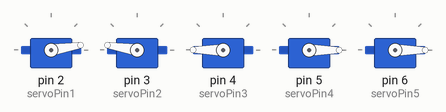
The sketch below on a simulated Arduino Uno, built with avr-gcc and run on an emulated ATmega328P. On the bench: 5 × servo.

Above: at 3.16 s.
At 5.28 s:
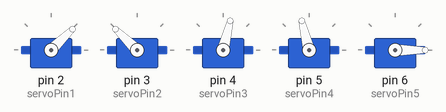
At 8.0 s:
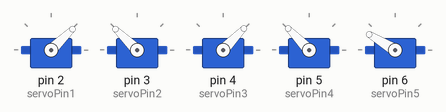
At 16.3 s:
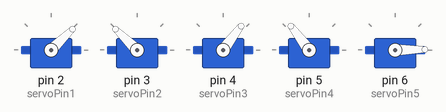
At 29.4 s:
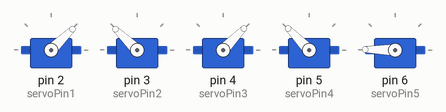
At 39.3 s:
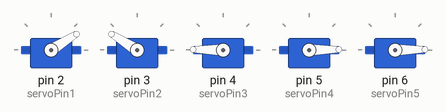
Timing chart, 0 to 40.0 s (numbered marks = the images above):
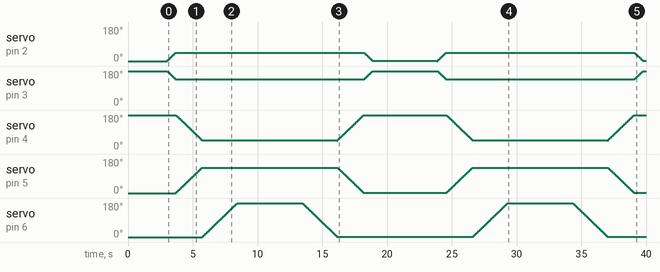

The sketch:

Sitdown.ino
```cpp
#include <Servo.h>

const int servoPin1 = 2;
const int servoPin2 = 3;
const int servoPin3 = 4;
const int servoPin4 = 5;
const int servoPin5 = 6;

Servo servo1;
Servo servo2;
Servo servo3;
Servo servo4;
Servo servo5;

int angle1 = 0;
int angle2 = 180;
int angle3 = 180;
int angle4 = 0;
int angle5 = 0;

void setup() {
  Serial.begin(9600);
  servo1.attach(servoPin1);
  servo2.attach(servoPin2);
  servo3.attach(servoPin3);
  servo4.attach(servoPin4);
  servo5.attach(servoPin5);

  servo1.write(0);
  servo2.write(180);
  servo3.write(180);
  servo4.write(0);
  servo5.write(0);

  delay(3000);
}

int i;
int j;
int k;

//angle1 = 0~90
//angle2 = 90~180
//angle3 = 90~180
//angle4 = 0~90

void loop() {
  for(i = 0; i < 45; i++) {
    servo1.write(i);
    servo2.write(180 - i);
    delay(15);
  }

  for(j = 0; j < 135; j++) {
    servo3.write(180 - j);
    servo4.write(j);
    delay(15);
  }

  for(k = 0; k < 180; k++) {
    servo5.write(k);
    delay(15);
  }

  delay(5000);

  for(k = 180; k > 0; k--) {
    servo5.write(k);
    delay(15);
  }

  for(j = 135; j > 0; j--) {
    servo3.write(180 - j);
    servo4.write(j);
    delay(15);
  }

  for(i = 45; i > 0; i--) {
    servo1.write(i);
    servo2.write(180 - i);
    delay(15);
  }

    delay(5000);
}
```
